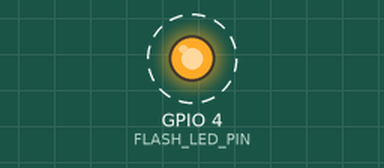
This sketch was run on a simulated ESP32. Shown: output pins drawn as LEDs (lit = HIGH). Dashed ring = blinking. What the sketch prints to the serial monitor is not drawn.

Above: at 2.7 s.
Timing chart, 0 to 6.0 s (numbered marks = the images above):
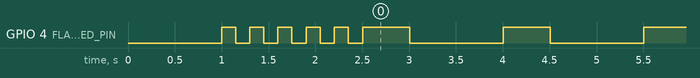

The sketch:

ESP32CamSetupModeTest.ino
```cpp
#include <WiFi.h>

const int FLASH_LED_PIN = 4;
const char* TEST_AP_SSID = "LitterSense-Setup-Test";
const char* TEST_AP_PASSWORD = "littersense";

void blink(int count, int delayMs) {
  for (int i = 0; i < count; i++) {
    digitalWrite(FLASH_LED_PIN, HIGH);
    delay(delayMs);
    digitalWrite(FLASH_LED_PIN, LOW);
    delay(delayMs);
  }
}

void setup() {
  pinMode(FLASH_LED_PIN, OUTPUT);
  digitalWrite(FLASH_LED_PIN, LOW);

  Serial.begin(115200);
  delay(1000);

  blink(5, 150);

  WiFi.mode(WIFI_AP);
  bool started = WiFi.softAP(TEST_AP_SSID, TEST_AP_PASSWORD);

  Serial.println();
  Serial.println("ESP32-CAM setup-mode diagnostic");
  Serial.print("AP started: ");
  Serial.println(started ? "yes" : "no");
  Serial.print("SSID: ");
  Serial.println(TEST_AP_SSID);
  Serial.print("Password: ");
  Serial.println(TEST_AP_PASSWORD);
  Serial.print("IP: ");
  Serial.println(WiFi.softAPIP());
}

void loop() {
  blink(1, 500);
  delay(500);
}
```

Measured:
- by itself, GPIO 4 (FLASH_LED_PIN): goes 4 × (LOW 0.15 s, HIGH 0.15 s), LOW 0.15 s, 84 × (HIGH 0.50 s, LOW 1.0 s), HIGH 0.50 s, then LOW
